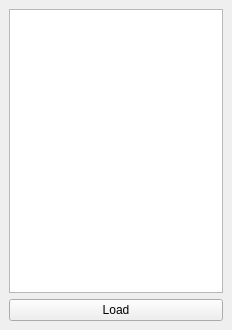
<?xml version="1.0" encoding="UTF-8"?>
<ui version="4.0">
 <class>GeoJSONSketchpadDockWidgetBase</class>
 <widget class="QDockWidget" name="GeoJSONSketchpadDockWidgetBase">
  <property name="geometry">
   <rect>
    <x>0</x>
    <y>0</y>
    <width>232</width>
    <height>330</height>
   </rect>
  </property>
  <property name="windowTitle">
   <string>GeoJSON Sketchpad</string>
  </property>
  <widget class="QWidget" name="dockWidgetContents">
   <layout class="QGridLayout" name="gridLayout">
    <item row="0" column="0">
     <widget class="QPlainTextEdit" name="textBox"/>
    </item>
    <item row="1" column="0">
     <widget class="QPushButton" name="loadButton">
      <property name="text">
       <string>Load</string>
      </property>
     </widget>
    </item>
   </layout>
  </widget>
 </widget>
 <resources/>
 <connections/>
</ui>
